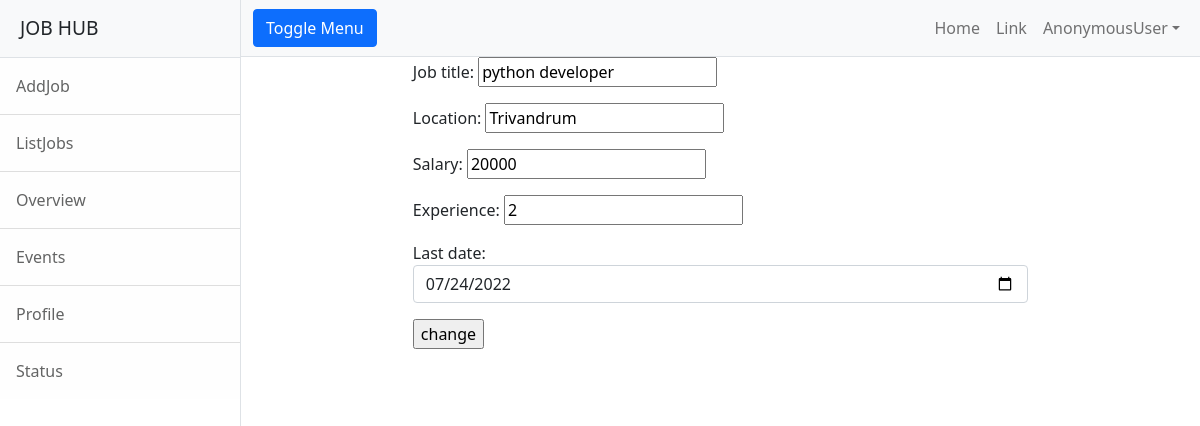
The app's page /employerr/jobs/change/6 with its own data.
### employerr/models.py (models this page shows, shortened)
class Jobs(models.Model):
    job_title=models.CharField(max_length=150)
    company=models.ForeignKey(User,on_delete=models.CASCADE,related_name="company")
    location=models.CharField(max_length=120)
    salary=models.PositiveIntegerField(null=True)
    experience=models.PositiveIntegerField(default=0)
    created_date=models.DateField(auto_now_add=True)
    last_date=models.DateField(null=True)
    active_status=models.BooleanField(default=True)

### employerr/views.py (the view)
# urls.py: path("jobs/change/<int:id>",views.JobEditView.as_view(),name="emp-editjob"),
class JobEditView(UpdateView):
    model = Jobs
    form_class = JobForm
    template_name = 'emp-editjob.html'
    success_url = reverse_lazy('emp-alljobs')
    pk_url_kwarg = "id"

### employerr/forms.py
class JobForm(forms.ModelForm):
    class Meta:
        model=Jobs
        exclude=("company","created_date","active_status")
        widgets={
            "last_date":forms.DateInput(attrs={"class":"form-control","type":"date"})
        }

### employerr/templates/emp-editjob.html (shortened to what this page needs)
{%extends 'base.html' %}
{%block body_block%}
<div class="row">
    <div class="col-2">
    </div>
    <div class="col-8">
        <form action="" method="post">
            {{form.as_p}}
            <input type="submit" value="change">
        </form>
    </div>
    <div class="col-2">
    </div>
</div>
{%endblock%}

### records on screen
Jobs: job_title "python developer", location "Trivandrum", salary "20000", experience "2", last_date "07/24/2022"

### other values on screen
{{ request.user }} "AnonymousUser"
